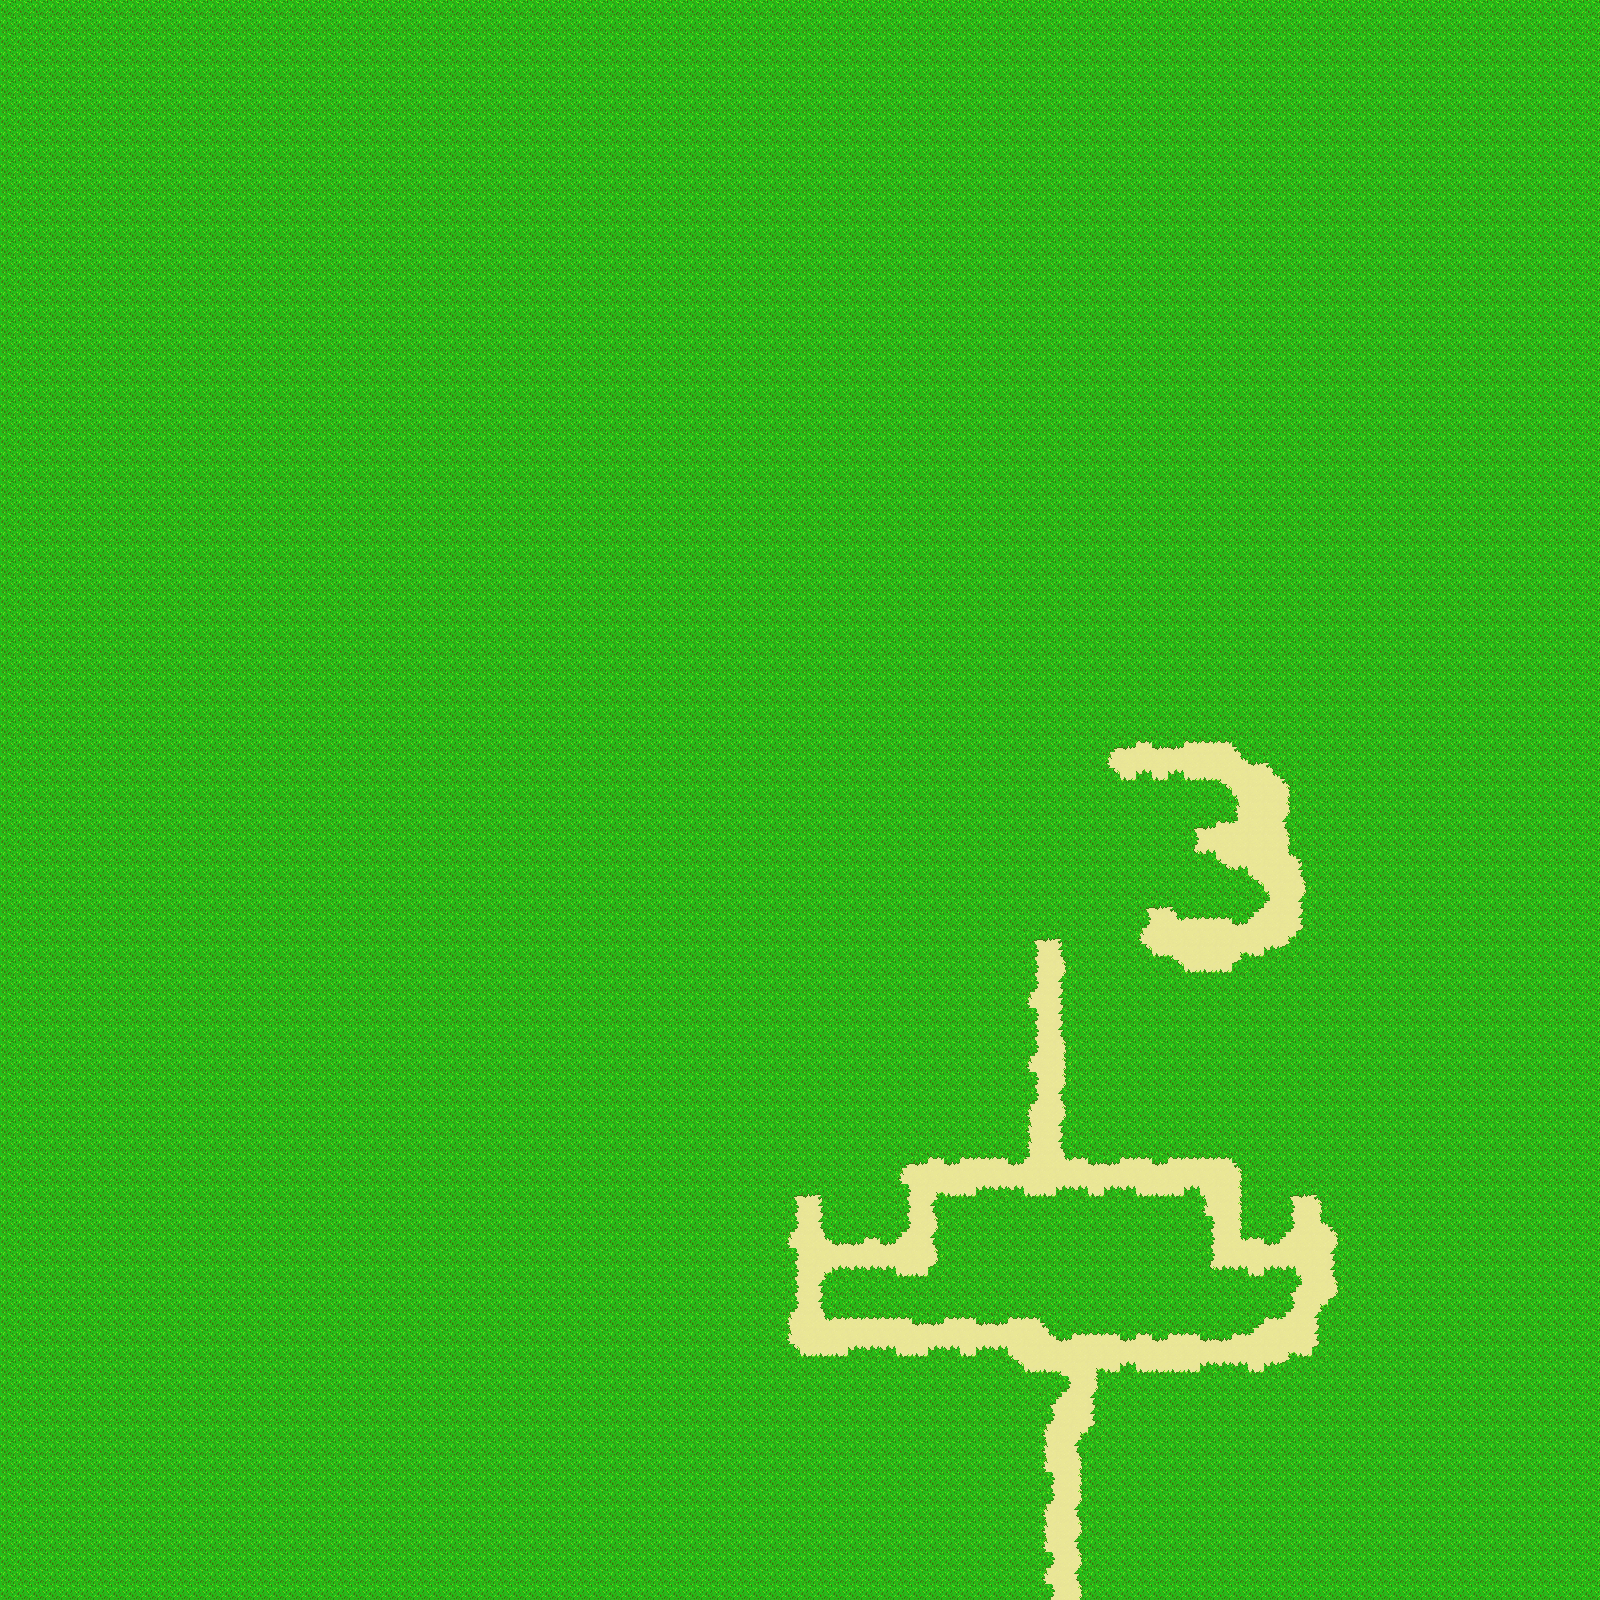

Rendered tile map (Tiled .tmx) drawn with the repository's tilesets; below, a short description and the map source with its tile grids summarised:
An orthogonal 100x100 tile map with 16x16 px tiles, 1 tile layer (Base Layer) and 7 objects (Exit, Entrance, Spawn1, Spawn2, Spawn3, ...).

<map version="1.0" tiledversion="1.1.4" orientation="orthogonal" renderorder="right-down" width="100" height="100" tilewidth="16" tileheight="16" infinite="0" nextobjectid="14">
 <properties>
  <property name="Building" type="bool" value="true" />
 </properties>
 <tileset firstgid="1" source="tilesetManorGrounds.tsx" />
 <layer name="Base Layer" width="100" height="100">
  <data>[10000 cells, 10000 non-empty, 18 distinct tile ids]</data>
 </layer>
 <objectgroup name="Travel Layer">
  <object id="1" name="Exit" x="1030" y="1585.5" width="69" height="13">
   <properties>
    <property name="Exit" value="mapManorGrounds" />
   </properties>
  </object>
  <object id="2" name="Entrance" x="1058.58" y="1557.17" width="9" height="7.5">
   <properties>
    <property name="Entrance" value="mapManorGrounds" />
   </properties>
  </object>
 </objectgroup>
 <objectgroup name="Building Layer">
  <object id="4" name="Spawn1" x="802.667" y="1202.67" width="8.3333" height="13.3333" />
  <object id="5" name="Spawn2" x="1045.33" y="947.667" width="6.3333" height="12.6667" />
  <object id="6" name="Spawn3" x="1298.67" y="1202.85" width="9.33333" height="11.6364" />
  <object id="9" name="BuildingChest" x="1075.5" y="1317" width="8.5" height="7" />
  <object id="11" name="Pantry" x="1014.25" y="1200.25" width="63.5" height="63.5" />
 </objectgroup>
</map>
